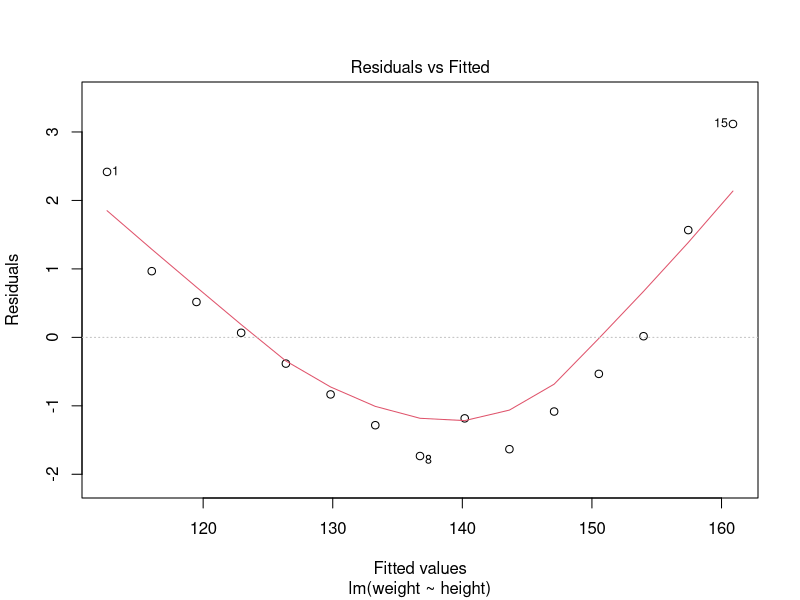
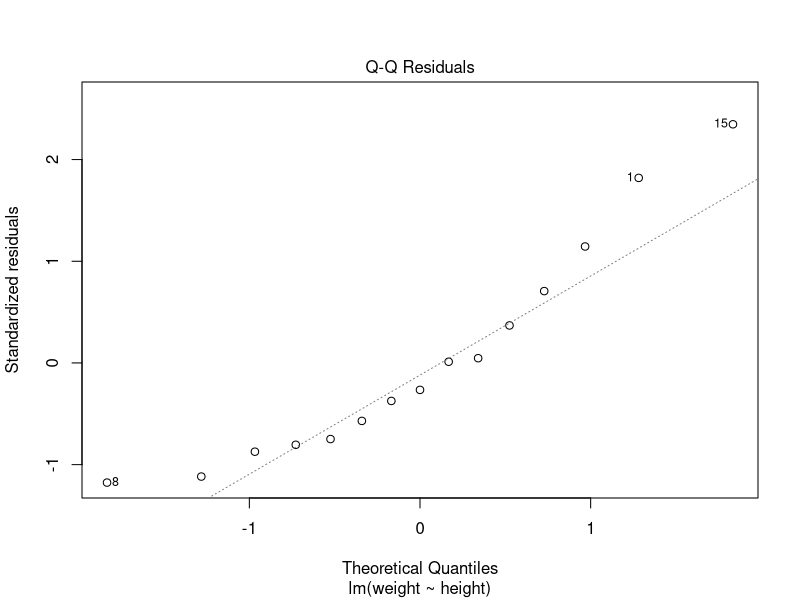
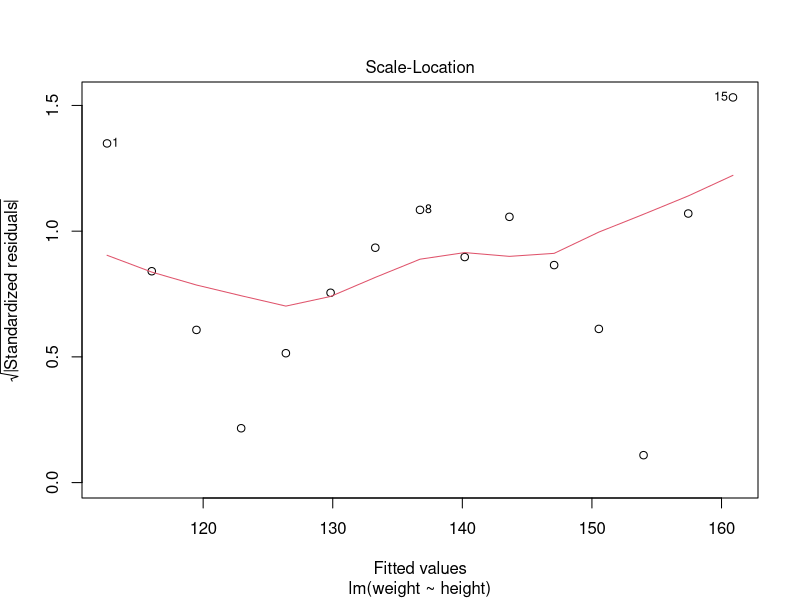
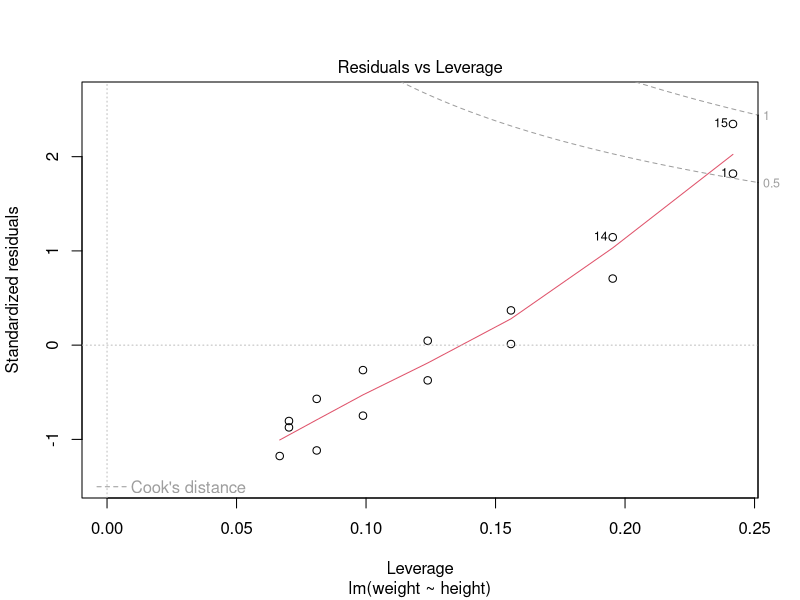
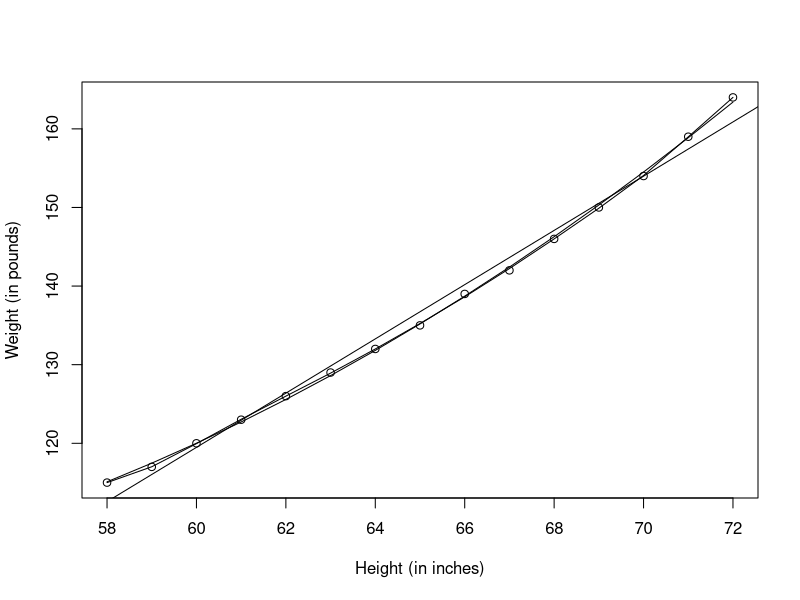
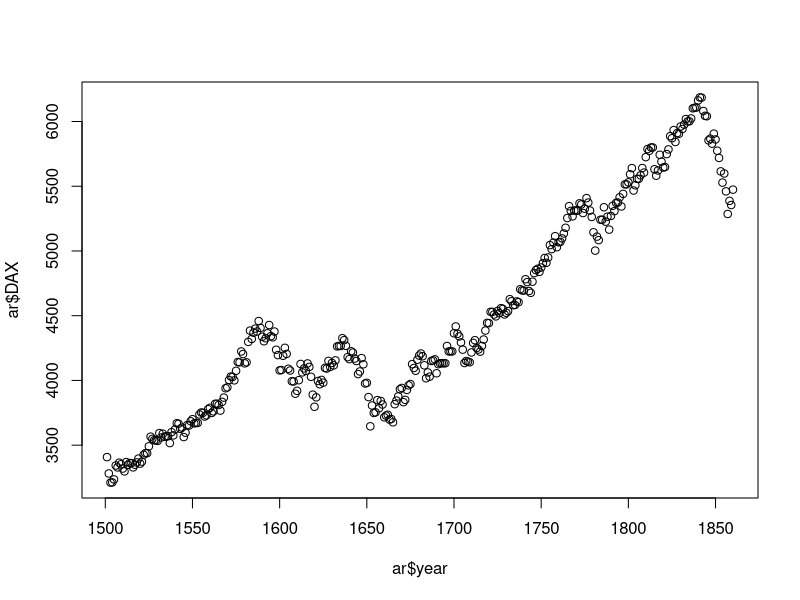
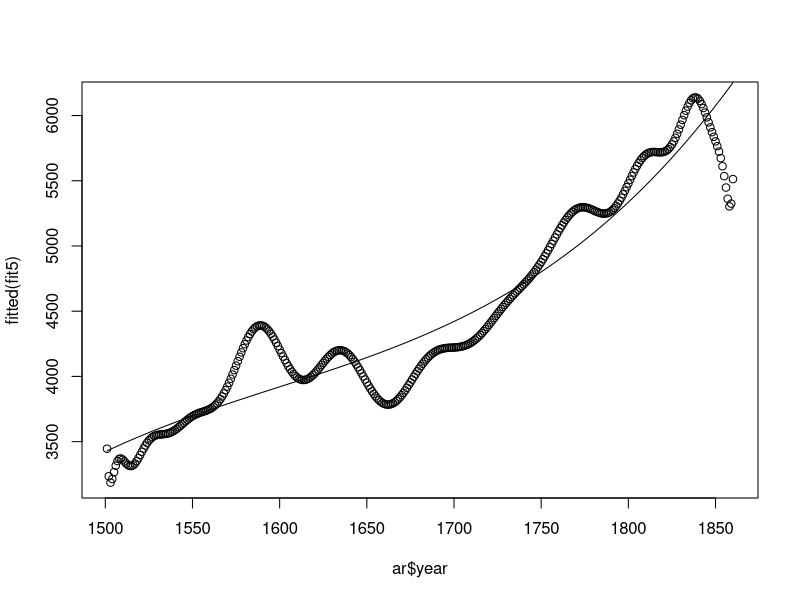
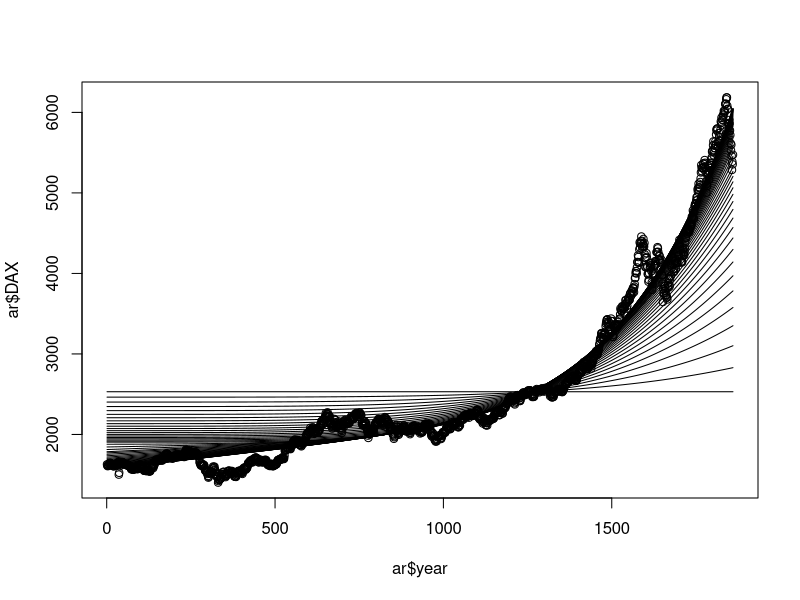

Generate these figures, in order, with R:
##Regression Prep
data<-women

x<-seq(1,10,0.1)
cor(x^2,x^3)

#lets have a look for a selection of variables

d<-data.frame(x=x,
              x2=x^2,
              x3=x^3,
              x4=x^4,
              x5=x^5)
cor(d) ##see how they are correlated

d<-data.frame(x=sin(x),y=cos(x))
cor(d) ## choosing different basis functions to give you an orthogonal basis.. 

##lets motivate the use of a polynomial
fit<-lm(formula=weight ~ height,data=data) # build your linear model
summary(fit)
plot(fit) ## we see could be better

##lets looks at the residuals (pointwise error)
residuals(fit)
plot(women$height,women$weight,
     xlab="Height (in inches)",
     ylab="Weight (in pounds)")
abline(fit)

##we see that we may be able to do better.
fit2<-lm(weight~height + I(height^2),data=women) #note the I for use of regular expression
summary(fit2)
residuals(fit2)
lines(women$height,fitted(fit2))

##here we see R squared has gone up and the that the probability that variable for the 
##squared term is not significant is tiny. By eye, the model looks better too!
## Just to confirm, lets show collinearity here:
cf<-coef(fit2) # get the coefficients

d<-data.frame(x=-cf[1]*data$height,
              x2=cf[2]*I(data$height^2))              
cor(d) ##see how they are correlated

#lets try to use poly which will give us orthogonal basis functions.
fit3<-lm(data$weight~poly(data$height,10)) ##large number of functions, which will
##most likely result in overfitting. In this case is simple, so not, however look at the 
##orthogonal function t vaues to see when they stop being significant.
summary(fit3)
lines(women$height,fitted(fit3))

##Cannot show you that the terms are not correlated! Will have to trust that poly will do its job

##Now, lets use some data to demonstrate overfitting.
ar <- as.data.frame(EuStockMarkets)
ar$year<-seq_len(nrow(ar))
ar<-ar[ar$year>1500,]
plot(ar$year,ar$DAX)

fit5<-lm(ar$DAX~poly(ar$year,25)) ##overfit
plot(ar$year,fitted(fit5))

fit6<-lm(ar$DAX~poly(ar$year,3)) ## this is probably more indicative of the trend.
lines(ar$year,fitted(fit6))

## now lets try regularization. May need to install glmnet: install.packages(pkgs="glmnet")
library(glmnet)
help(glmnet)

ar <- as.data.frame(EuStockMarkets)

#populate x matrix with all the factors from 
ar$year<-seq_len(nrow(ar))
x=matrix(ar$year,ncol=1)
x<-cbind(x,I(ar$year^2))
x<-cbind(x,I(ar$year^3))
x<-cbind(x,I(ar$year^4))
x<-cbind(x,I(ar$year^5))
x<-cbind(x,I(ar$year^6))
x<-cbind(x,I(ar$year^7))


##lasso is l1 norm, in glmnet \alpha=1 (Default) for this.
fit7<-glmnet(x,ar$DAX,family="gaussian")
results<-predict(fit7,newx=x,type="response")

##plot for all lambda (it comes up with its own lambda sequence through search)
plot(ar$year,ar$DAX)
for (i in 1:ncol(results)){  
  lines(ar$year,results[,i])
}

#lambda is the strength of the penalty
cv.glmmod<-cv.glmnet(x,ar$DAX,alpha=1)
plot(cv.glmmod)
best_lambda <-cv.glmmod$lambda.min
results<-predict(fit7,newx=x,s=best_lambda,type="response") #lambda best=1.899118 (low penalisation)
plot(ar$year,results)
lines(ar$year,ar$DAX)

##just to check, lets take the worst one. Recall the error graph above
#e^7=1096.63. Massive penalisation, no generalisation
results<-predict(fit7,newx=x,s=exp(7),type="response")
plot(ar$year,results)
lines(ar$year,ar$DAX)

#e^6 # not great
results<-predict(fit7,newx=x,s=exp(6),type="response")
plot(ar$year,results)
lines(ar$year,ar$DAX)

#e^5 ##should be getting better
results<-predict(fit7,newx=x,s=exp(5),type="response")
plot(ar$year,results)
lines(ar$year,ar$DAX)

#e^5 ##should be getting better
results<-predict(fit7,newx=x,s=exp(2),type="response")
plot(ar$year,results)
lines(ar$year,ar$DAX)

##the latter is almost as good as the optimal

#Exercise
#--------
#Use glmnet to investigate your own data set and find a good value for lambda.

am <- as.data.frame(airmiles)

plot(am)

am$year <- seq_len(nrow(am))
x=matrix(am$year,ncol=1)
x<-cbind(x,I(am$year^2))
x<-cbind(x,I(am$year^3))
x<-cbind(x,I(am$year^4))
x<-cbind(x,I(am$year^5))
x<-cbind(x,I(am$year^6))
x<-cbind(x,I(am$year^7))

##lasso is l1 norm, in glmnet \alpha=1 (Default) for this.
fit7<-glmnet(x,am$x,family="gaussian")
results<-predict(fit7,newx=x,type="response")

plot(am$year,am$x)
for (i in 1:ncol(results)){  
  lines(am$year,results[,i])
}